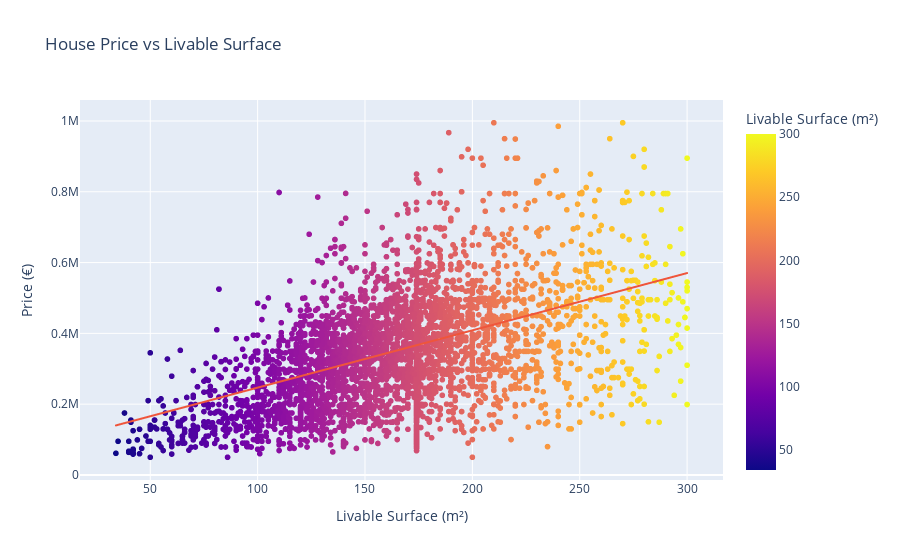

Notebook source saved alongside this figure:
### Markdown cell above
PPT GRAPH How does Livable surface correlate with price?

### Code cell
import pandas as pd
import plotly.express as px
import plotly.io as pio

# VS Code içinde grafik aç
pio.renderers.default = "vscode"

# Drop missing values and ensure numeric
surface_df = df8.dropna(subset=["Price", "Livable surface"]).copy()
surface_df["Price"] = pd.to_numeric(surface_df["Price"], errors="coerce")
surface_df["Livable surface"] = pd.to_numeric(surface_df["Livable surface"], errors="coerce")

# Calculate correlation
correlation = surface_df["Livable surface"].corr(surface_df["Price"])
print(f"Correlation between Livable Surface and Price: {correlation:.4f}")

# Scatter plot with trendline
fig = px.scatter(
    surface_df,
    x="Livable surface",
    y="Price",
    title="House Price vs Livable Surface",
    labels={"Livable surface": "Livable Surface (m²)", "Price": "Price (€)"},
    trendline="ols",
    color="Livable surface",
    hover_data=["city", "postal_code"]
)

fig.show()

### Figure 1 — Plotly figure (JSON) as saved in the notebook; plotly's stock layout.template omitted (floating-point values rounded to 4 significant figures; data arrays with more than 128 entries replaced by an {"elided": "..."} marker saying what was removed)
{"data": [{"customdata": {"elided": "4240x2 mixed values"}, "hovertemplate": "Livable Surface (m²)=%{marker.color}<br>Price (€)=%{y}<br>city=%{customdata[0]}<br>postal_code=%{customdata[1]}<extra></extra>", "legendgroup": "", "marker": {"color": {"elided": "4240 float values"}, "coloraxis": "coloraxis", "symbol": "circle"}, "mode": "markers", "name": "", "showlegend": false, "type": "scattergl", "x": {"elided": "4240 float values"}, "xaxis": "x", "y": {"elided": "4240 float values"}, "yaxis": "y"}, {"hovertemplate": "<b>OLS trendline</b><br>Price = 1618.08 * Livable surface + 84890.4<br>R<sup>2</sup>=0.244431<br><br>Livable Surface (m²)=%{x}<br>Price (€)=%{y} <b>(trend)</b><extra></extra>", "legendgroup": "", "marker": {"symbol": "circle"}, "mode": "lines", "name": "", "showlegend": false, "type": "scattergl", "x": {"elided": "4240 float values"}, "xaxis": "x", "y": {"elided": "4240 float values"}, "yaxis": "y"}], "layout": {"coloraxis": {"colorbar": {"title": {"text": "Livable Surface (m²)"}}, "colorscale": [[0, "#0d0887"], [0.1111, "#46039f"], [0.2222, "#7201a8"], [0.3333, "#9c179e"], [0.4444, "#bd3786"], [0.5556, "#d8576b"], [0.6667, "#ed7953"], [0.7778, "#fb9f3a"], [0.8889, "#fdca26"], [1, "#f0f921"]]}, "legend": {"tracegroupgap": 0}, "title": {"text": "House Price vs Livable Surface"}, "xaxis": {"anchor": "y", "domain": [0, 1], "title": {"text": "Livable Surface (m²)"}}, "yaxis": {"anchor": "x", "domain": [0, 1], "title": {"text": "Price (€)"}}}}
